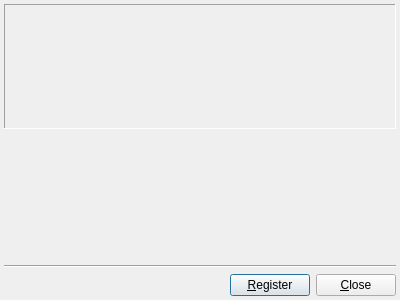
<?xml version="1.0" encoding="UTF-8"?>
<ui version="4.0">
 <class>RegistrationDialog</class>
 <widget class="QDialog" name="RegistrationDialog">
  <property name="geometry">
   <rect>
    <x>0</x>
    <y>0</y>
    <width>400</width>
    <height>300</height>
   </rect>
  </property>
  <property name="windowTitle">
   <string>Registration: %1</string>
  </property>
  <layout class="QVBoxLayout" name="verticalLayout">
   <property name="leftMargin">
    <number>4</number>
   </property>
   <property name="topMargin">
    <number>4</number>
   </property>
   <property name="rightMargin">
    <number>4</number>
   </property>
   <property name="bottomMargin">
    <number>4</number>
   </property>
   <item>
    <widget class="QLabel" name="lb_top">
     <property name="visible">
      <bool>false</bool>
     </property>
     <property name="toolTip">
      <string>Status</string>
     </property>
     <property name="frameShape">
      <enum>QFrame::Panel</enum>
     </property>
     <property name="frameShadow">
      <enum>QFrame::Sunken</enum>
     </property>
     <property name="wordWrap">
      <bool>true</bool>
     </property>
    </widget>
   </item>
   <item>
    <widget class="QFrame" name="gr_form">
     <layout class="QGridLayout" name="gr_form_layout">
      <property name="spacing">
       <number>4</number>
      </property>
     </layout>
    </widget>
   </item>
   <item>
    <widget class="QFrame" name="line">
     <property name="frameShape">
      <enum>QFrame::HLine</enum>
     </property>
     <property name="frameShadow">
      <enum>QFrame::Sunken</enum>
     </property>
     <property name="fixedHeight" stdset="0">
      <number>2</number>
     </property>
    </widget>
   </item>
   <item>
    <layout class="QHBoxLayout" name="horizontalLayout">
     <item>
      <widget class="BusyWidget" name="busy" native="true"/>
     </item>
     <item>
      <spacer name="horizontalSpacer">
       <property name="orientation">
        <enum>Qt::Horizontal</enum>
       </property>
       <property name="sizeHint" stdset="0">
        <size>
         <width>40</width>
         <height>20</height>
        </size>
       </property>
      </spacer>
     </item>
     <item>
      <widget class="QPushButton" name="pb_reg">
       <property name="visible">
        <bool>false</bool>
       </property>
       <property name="text">
        <string>&amp;Register</string>
       </property>
       <property name="default">
        <bool>true</bool>
       </property>
      </widget>
     </item>
     <item>
      <widget class="QPushButton" name="pb_close">
       <property name="text">
        <string>&amp;Close</string>
       </property>
      </widget>
     </item>
    </layout>
   </item>
  </layout>
 </widget>
 <customwidgets>
  <customwidget>
   <class>BusyWidget</class>
   <extends>QWidget</extends>
   <header>busywidget.h</header>
  </customwidget>
 </customwidgets>
 <resources/>
 <connections>
  <connection>
   <sender>pb_reg</sender>
   <signal>clicked()</signal>
   <receiver>RegistrationDialog</receiver>
   <slot>doRegSet()</slot>
   <hints>
    <hint type="sourcelabel">
     <x>20</x>
     <y>20</y>
    </hint>
    <hint type="destinationlabel">
     <x>20</x>
     <y>20</y>
    </hint>
   </hints>
  </connection>
  <connection>
   <sender>pb_close</sender>
   <signal>clicked()</signal>
   <receiver>RegistrationDialog</receiver>
   <slot>close()</slot>
   <hints>
    <hint type="sourcelabel">
     <x>20</x>
     <y>20</y>
    </hint>
    <hint type="destinationlabel">
     <x>20</x>
     <y>20</y>
    </hint>
   </hints>
  </connection>
 </connections>
</ui>
